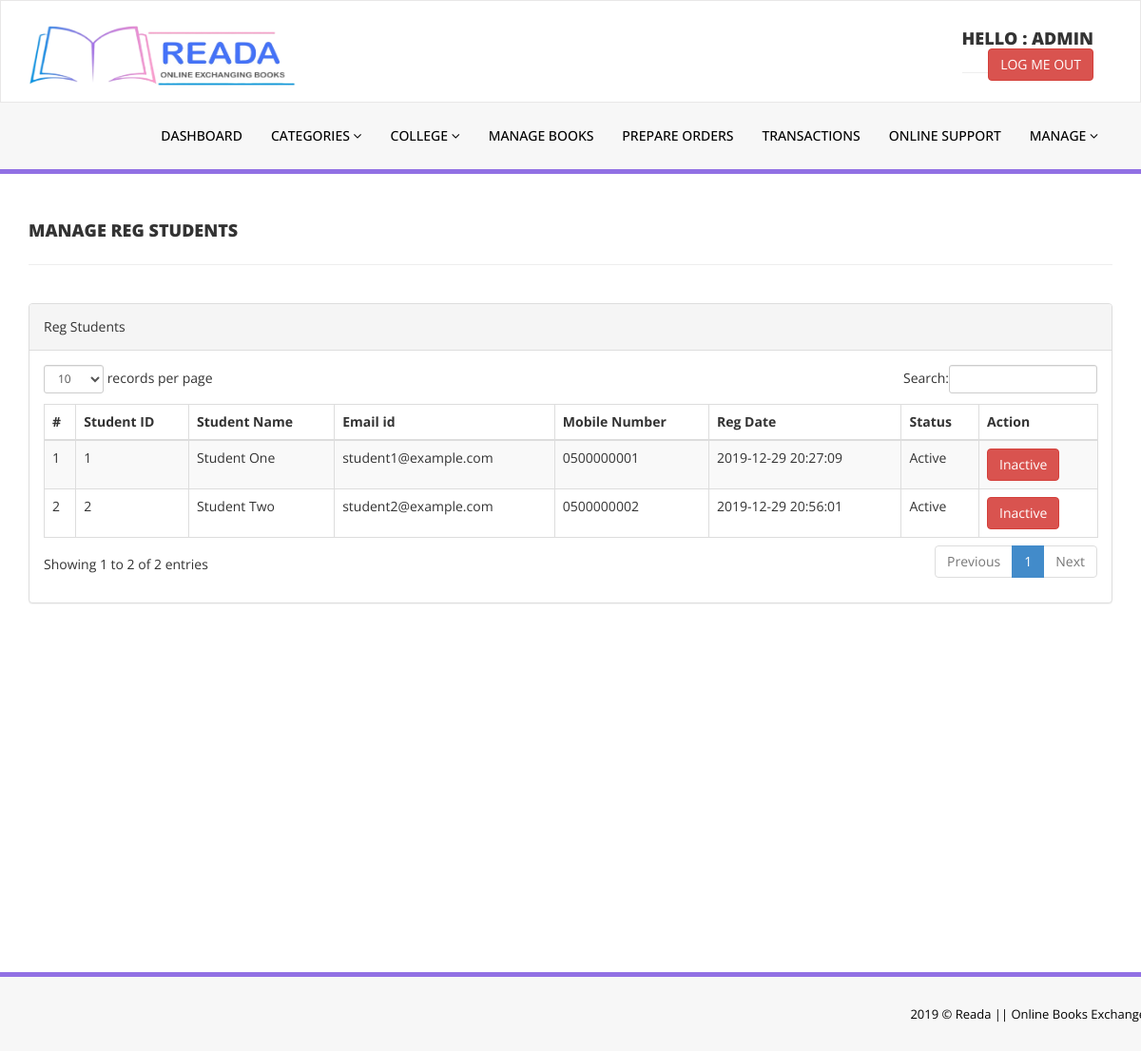
The app's page /admin/reg-students.php (signed in) with its own data.
### tables this page shows
CREATE TABLE `tblstudents` (
  `id` int(11) NOT NULL,
  `FullName` varchar(120) DEFAULT NULL,
  `EmailId` varchar(120) DEFAULT NULL,
  `MobileNumber` char(11) DEFAULT NULL,
  `Password` varchar(120) DEFAULT NULL,
  `Status` int(1) DEFAULT NULL,
  `bfriend` varchar(25) NOT NULL,
  `RegDate` timestamp NULL DEFAULT CURRENT_TIMESTAMP,
  `UpdationDate` timestamp NULL DEFAULT NULL ON UPDATE CURRENT_TIMESTAMP
);

### src/admin/reg-students.php (the view, shortened to what this page needs)
<?php
include('includes/config.php');
if(strlen($_SESSION['alogin'])==0)
    {
header('location:index.php');
}
else{
    ?>
<!DOCTYPE html>
<html xmlns="http://www.w3.org/1999/xhtml">
<head>
    <link href="assets/css/bootstrap.css" rel="stylesheet" />
    <link href="assets/css/font-awesome.css" rel="stylesheet" />
    <link href="assets/js/dataTables/dataTables.bootstrap.css" rel="stylesheet" />
    <link href="assets/css/style.css" rel="stylesheet" />
</head>
<body>
<?php include('includes/header.php');?>
    <div class="content-wrapper">
         <div class="container">
        <div class="row pad-botm">
            <div class="col-md-12">
                <h4 class="header-line">Manage Reg Students</h4>
    </div>
        </div>
            <div class="row">
                <div class="col-md-12">
                    <div class="panel panel-default">
                        <div class="panel-heading">
                          Reg Students
                        </div>
                        <div class="panel-body">
                            <div class="table-responsive">
                                <table class="table table-striped table-bordered table-hover" id="dataTables-example">
                                    <thead>
                                        <tr>
                                            <th>#</th>
                                            <th>Student ID</th>
                                            <th>Student Name</th>
                                            <th>Email id </th>
                                            <th>Mobile Number</th>
                                            <th>Reg Date</th>
                                            <th>Status</th>
                                            <th>Action</th>
                                        </tr>
                                    </thead>
                                    <tbody>
<?php $sql = "SELECT * from tblstudents";
$query = $dbh -> prepare($sql);
$query->execute();
$results=$query->fetchAll(PDO::FETCH_OBJ);
$cnt=1;
if($query->rowCount() > 0)
{
foreach($results as $result)
{               ?>
                                        <tr class="odd gradeX">
                                            <td class="center"><?php echo htmlentities($cnt);?></td>
                                            <td class="center"><?php echo htmlentities($result->id);?></td>
                                            <td class="center"><?php echo htmlentities($result->FullName);?></td>
                                            <td class="center"><?php echo htmlentities($result->EmailId);?></td>
                                            <td class="center"><?php echo htmlentities($result->MobileNumber);?></td>
                                             <td class="center"><?php echo htmlentities($result->RegDate);?></td>
                                            <td class="center"><?php if($result->Status==1)
                                            {
                                                echo htmlentities("Active");
                                            } else {
                                            echo htmlentities("Blocked");
}
                                            ?></td>
                                            <td class="center">
<?php if($result->Status==1)
 {?>
<a href="reg-students.php?inid=<?php echo htmlentities($result->id);?>" onclick="return confirm('Are you sure you want to block this student?');"" >  <button class="btn btn-danger"> Inactive</button>
<?php } else {?>
                                            <a href="reg-students.php?id=<?php echo htmlentities($result->id);?>" onclick="return confirm('Are you sure you want to active this student?');""><button class="btn btn-primary"> Active</button>
                                            <?php } ?>
                                            </td>
                                        </tr>
 <?php $cnt=$cnt+1;}} ?>
                                    </tbody>
                                </table>
                            </div>
                        </div>
                    </div>
                </div>
            </div>
    </div>
    </div>
  <?php include('includes/footer.php');?>
</body>
</html>
<?php } ?>

### src/admin/assets/css/style.css (style rules this page uses)
.content-wrapper { margin-top: 40px; min-height:800px; padding-bottom:90px; }
.header-line { font-weight:900; padding-bottom:25px; border-bottom:1px solid #eeeeee; text-transform:uppercase; }
.pad-botm { padding-bottom:30px; }

### records on screen
tblstudents: id "1", FullName "Student One", EmailId "student1@example.com", MobileNumber "0500000001", RegDate "2019-12-29 20:27:09"
tblstudents: id "2", FullName "Student Two", EmailId "student2@example.com", MobileNumber "0500000002", RegDate "2019-12-29 20:56:01"

### other values on screen
$_SESSION['alogin'] "ADMIN"
